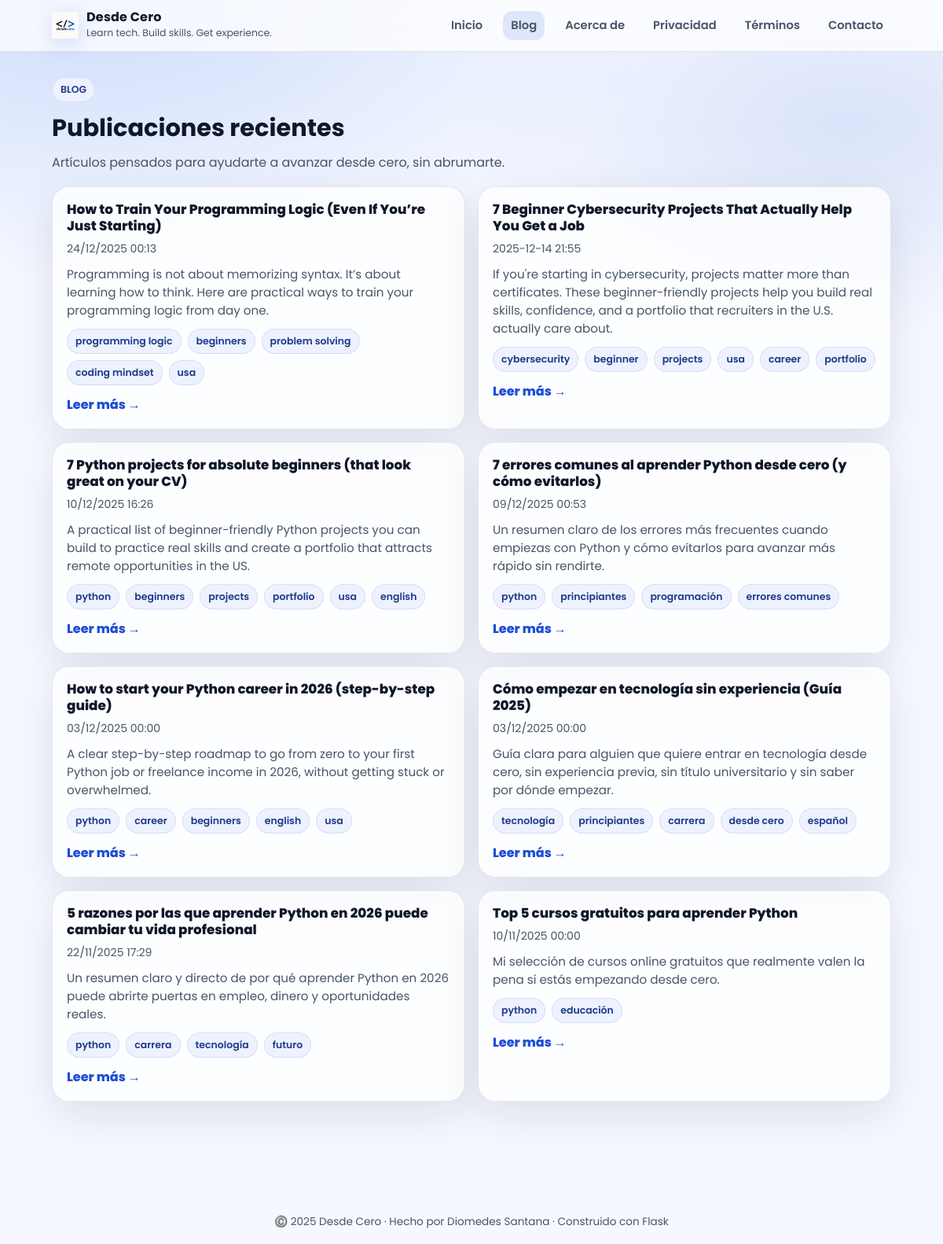
Page /blog on the committed database.
### tables this page shows
CREATE TABLE posts (
            id      INTEGER PRIMARY KEY AUTOINCREMENT,
            title   TEXT NOT NULL,
            slug    TEXT NOT NULL UNIQUE,
            date    TEXT NOT NULL,      -- formato ISO 'YYYY-MM-DD HH:MM:SS'
            tags    TEXT,
            excerpt TEXT,
            content TEXT NOT NULL
        , content_html TEXT);

### main.py (the view)
@app.route("/blog")
def blog_list():
    posts = get_all_posts()
    return render_template("blog_list.html", posts=posts)

### main.py (called while the page is built)
def get_conn():
    conn = sqlite3.connect(DB_PATH)
    conn.row_factory = sqlite3.Row  # permite acceder por nombre de columna
    return conn

def get_all_posts():
    conn = get_conn()
    cur = conn.cursor()
    cur.execute("SELECT * FROM posts ORDER BY date DESC")
    rows = cur.fetchall()
    conn.close()
    return rows

@app.template_filter("fecha")
def formato_fecha(value):
    try:
        if isinstance(value, str):
            dt = datetime.strptime(value, "%Y-%m-%d %H:%M:%S")
        else:
            dt = value
        return dt.strftime("%d/%m/%Y %H:%M")
    except Exception:
        return value

@app.context_processor
def inject_globals():
    now = datetime.utcnow()
    return {
        "now": now,
        "current_year": now.year,
        "site_name": "Desde Cero",
    }

### templates/blog_list.html (shortened to what this page needs)
{% extends "base.html" %}
{% set active_page = 'blog' %}
{% block content %}
<div class="wrap">
  <div class="header">
    <div class="chip">BLOG</div>
    <h1 style="margin-top:10px;">Publicaciones recientes</h1>
    <p>Artículos pensados para ayudarte a avanzar desde cero, sin abrumarte.</p>
  </div>
  {% if posts %}
    <div class="grid">
      {% for post in posts %}
        <article class="card post-card">
          <h2>
            <a href="{{ url_for('post_detail', slug=post['slug']) }}">{{ post['title'] }}</a>
          </h2>
          <div class="meta">
            {{ post['date']|fecha }}
          </div>
          {% if post['excerpt'] %}
            <p class="excerpt">{{ post['excerpt'] }}</p>
          {% endif %}
          {% if post['tags'] %}
            <div class="chips">
              {% for tag in post['tags'].split(',') %}
                <span class="chip">{{ tag.strip() }}</span>
              {% endfor %}
            </div>
          {% endif %}
          <a class="read" href="{{ url_for('post_detail', slug=post['slug']) }}">Leer más →</a>
        </article>
      {% endfor %}
    </div>
  {% else %}
    <p style="color:var(--muted);">Todavía no hay publicaciones.</p>
  {% endif %}
</div>
{% endblock %}

### templates/base.html (style rules this page uses)
:root { --bg: #f5f8ff; --panel: rgba(255,255,255,.78); --panel-strong: #ffffff; --text: #0f172a; --muted: #475569; --border: rgba(15,23,42,.10); --shadow: 0 18px 55px rgba(15, 23, 42, .10); --blue: #1d4ed8; --blue2:#2563eb; --blueSoft:#eaf2ff; --chip:#eef2ff; }
* { box-sizing:border-box; }
body { margin:0; font-family:"Poppins", sans-serif; background: radial-gradient(1200px 600px at 10% 0%, rgba(37,99,235,.18), transparent 60%), radial-gradient(900px 500px at 90% 10%, rgba(29,78,216,.12), transparent 55%), var(--bg); color:var(--text); }
.card { background: var(--panel); border: 1px solid var(--border); border-radius: 22px; box-shadow: var(--shadow); }
.chip { display:inline-flex; align-items:center; gap:6px; padding: 6px 10px; border-radius: 999px; background: var(--chip); border: 1px solid rgba(29,78,216,.12); color: #1e3a8a; font-size: .78rem; font-weight: 600; }

### templates/blog_list.html (style rules this page uses)
.wrap { padding-top: 6px; }
.header { margin-bottom: 18px; }
.header h1 { margin:0; font-size:1.9rem; }
.header p { margin:8px 0 0; color: var(--muted); }
.grid { display:grid; gap:16px; }
@media (min-width:900px) { .grid { grid-template-columns: repeat(2, minmax(0,1fr)); } }
.post-card { padding: 18px; }
.post-card h2 { margin:0 0 8px; font-size:1.05rem; line-height:1.25; }
.post-card h2 a { color: var(--text); text-decoration:none; font-weight:800; }
.meta { color: var(--muted); font-size:.88rem; margin-bottom: 10px; }
.excerpt { margin:0; color: var(--muted); font-size:.95rem; }
.chips { display:flex; flex-wrap:wrap; gap:8px; margin-top:12px; }
.read { margin-top: 12px; display:inline-flex; font-weight:800; color: var(--blue); text-decoration:none; }

### rows in the picture
posts: title "How to Train Your Programming Logic (Even If You’re Just Starting)", date|fecha "24/12/2025 00:13", excerpt "Programming is not about memorizing syntax. It’s about learning how to think. Here are practical ways to train your programming logic from day one.", strip "programming logic" "beginners" "problem solving" "coding mindset" "usa"
posts: title "7 Beginner Cybersecurity Projects That Actually Help You Get a Job", date|fecha "2025-12-14 21:55", excerpt "If you're starting in cybersecurity, projects matter more than certificates. These beginner-friendly projects help you build real skills, confidence, and a portfolio that recruiters in the U.S. actually care about.", strip "cybersecurity" "beginner" "projects" "usa" "career" "portfolio"
posts: title "7 Python projects for absolute beginners (that look great on your CV)", date|fecha "10/12/2025 16:26", excerpt "A practical list of beginner-friendly Python projects you can build to practice real skills and create a portfolio that attracts remote opportunities in the US.", strip "python" "beginners" "projects" "portfolio" "usa" "english"
posts: title "7 errores comunes al aprender Python desde cero (y cómo evitarlos)", date|fecha "09/12/2025 00:53", excerpt "Un resumen claro de los errores más frecuentes cuando empiezas con Python y cómo evitarlos para avanzar más rápido sin rendirte.", strip "python" "principiantes" "programación" "errores comunes"
posts: title "How to start your Python career in 2026 (step-by-step guide)", date|fecha "03/12/2025 00:00", excerpt "A clear step-by-step roadmap to go from zero to your first Python job or freelance income in 2026, without getting stuck or overwhelmed.", strip "python" "career" "beginners" "english" "usa"
posts: title "Cómo empezar en tecnología sin experiencia (Guía 2025)", date|fecha "03/12/2025 00:00", excerpt "Guía clara para alguien que quiere entrar en tecnología desde cero, sin experiencia previa, sin título universitario y sin saber por dónde empezar.", strip "tecnología" "principiantes" "carrera" "desde cero" "español"
posts: title "5 razones por las que aprender Python en 2026 puede cambiar tu vida profesional", date|fecha "22/11/2025 17:29", excerpt "Un resumen claro y directo de por qué aprender Python en 2026 puede abrirte puertas en empleo, dinero y oportunidades reales.", strip "python" "carrera" "tecnología" "futuro"
posts: title "Top 5 cursos gratuitos para aprender Python", date|fecha "10/11/2025 00:00", excerpt "Mi selección de cursos online gratuitos que realmente valen la pena si estás empezando desde cero.", strip "python" "educación"
